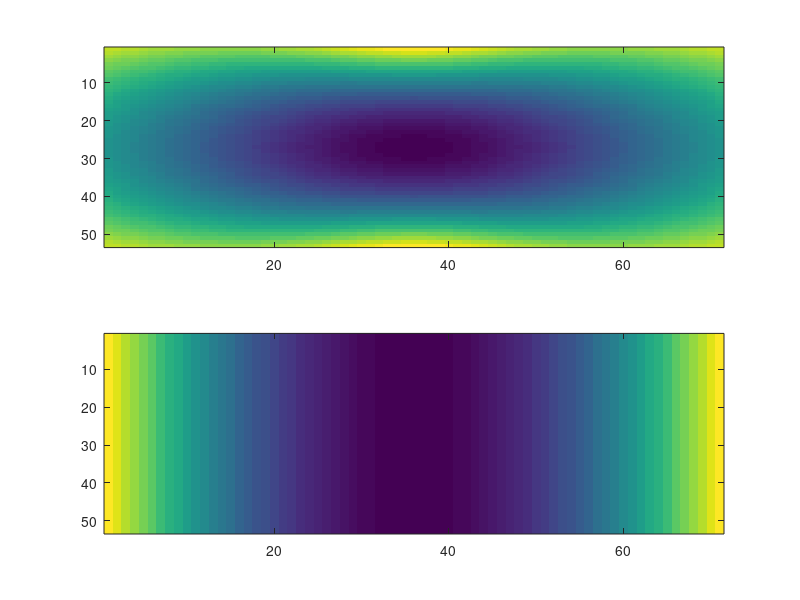

Reproduce this figure in MATLAB.
function [vsf,hsf]=compute_real_sf
%COMPUTE_REAL_SF
%
% 2014, Alexander Heimel
%


z = 15; % cm
x = -35:35; % cm
y = -26:26; % cm
[gx,gy]=meshgrid(x,y);

sf = 1; % cpd
pixels_per_cm = 800/70.5;  % should get from robbie

[vsf,hsf] =  get_real_sf(gx,gy,z,sf,pixels_per_cm)

figure;
subplot(2,1,1);
imagesc(vsf)
subplot(2,1,2);
imagesc(hsf)

function [real_vert_sf,real_hori_sf] = get_real_sf(x,y,z,sf,pixels_per_cm)

cm_per_degree = 2*z*tan(0.5/180*pi);
pixels_per_degree = pixels_per_cm * cm_per_degree;

width_pixels = 1/sf * pixels_per_degree; % 
width_cm = width_pixels / pixels_per_cm;


[az_mid_rad,el_up_rad,r] = cart2sph( z,x,y+width_cm/2);
[az_mid_rad,el_dn_rad,r] = cart2sph( z,x,y-width_cm/2);
real_height_deg = (el_up_rad-el_dn_rad)/pi*180
real_vert_sf = 1./real_height_deg;

[az_left_rad,el_mid_rad,r] = cart2sph( z,x-width_cm/2,y);
[az_right_rad,el_mid_rad,r] = cart2sph( z,x+width_cm/2,y);
real_width_deg = (az_right_rad-az_left_rad)/pi*180
real_hori_sf = 1./real_width_deg;


